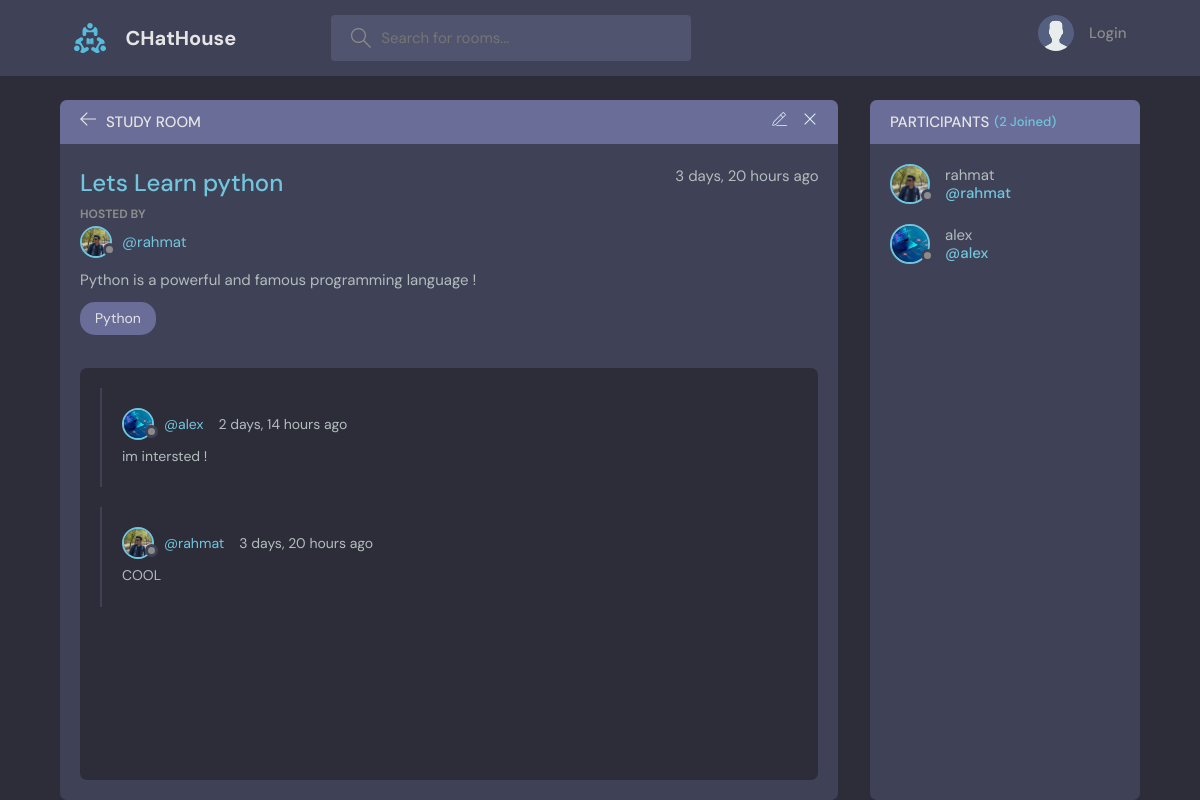
The page /room/1/ on the database its author committed.
### base/models.py (models this page shows, shortened)
class Room(models.Model):
    host = models.ForeignKey(User, on_delete=models.SET_NULL, null=True)
    topic= models.ForeignKey(Topic, on_delete=models.SET_NULL, null=True)
    name = models.CharField(max_length=200)
    description = models.TextField(null=True, blank=True)
    participants = models.ManyToManyField(User, related_name='participants', blank=True)
    updated = models.DateTimeField(auto_now=True)
    created = models.DateTimeField(auto_now_add=True)
    class Meta:
        ordering = ['-updated','-created']

class User(AbstractUser):
    name = models.CharField(max_length=200, null=True)
    email = models.EmailField(unique=True)
    bio = models.TextField(null=True)
    avatar = models.ImageField(null=True, default='avatar.svg')
    USERNAME_FIELD = 'email'
    REQUIRED_FIELDS = []

class Topic(models.Model):
    name = models.CharField(max_length=200)

class Message(models.Model):
    user = models.ForeignKey(User, on_delete=models.CASCADE)
    room = models.ForeignKey(Room, on_delete=models.CASCADE)
    body = models.TextField()
    updated = models.DateTimeField(auto_now=True)
    created = models.DateTimeField(auto_now_add=True)
    class Meta:
        ordering = ['-updated','-created']

### base/views.py (the view, shortened to what this page needs)
# urls.py: path('room/<str:pk>/', views.getRoom)
def room(request, pk):
    room = Room.objects.get(id=int(pk))
    room_messages = room.message_set.all().order_by('-created')
    participants = room.participants.all()
    context = {'room':room, 'room_messages':room_messages,'participants':participants}
    return render(request,'base/room.html',context)

### templates/base/room.html (shortened to what this page needs)
{% extends 'main.html' %} {% block content %}
<main class="profile-page layout layout--2">
  <div class="container">
    <div class="room">
      <div class="room__top">
        <div class="room__topLeft">
          <a href="{% url 'home' %}">
            <svg
              version="1.1"
              xmlns="http://www.w3.org/2000/svg"
              width="32"
              height="32"
              viewBox="0 0 32 32"
            >
              <title>arrow-left</title>
              <path
                d="M13.723 2.286l-13.723 13.714 13.719 13.714 1.616-1.611-10.96-10.96h27.625v-2.286h-27.625l10.965-10.965-1.616-1.607z"
              ></path>
            </svg>
          </a>
          <h3>Study Room</h3>
        </div>
        <div class="room__topRight">
          <a href="{% url 'update_room' room.id %}">
          </a>
          <a href="{% url 'delete_room' room.id %}">
            <svg
              version="1.1"
              xmlns="http://www.w3.org/2000/svg"
              width="32"
              height="32"
              viewBox="0 0 32 32"
            >
              <title>remove</title>
              <path
                d="M27.314 6.019l-1.333-1.333-9.98 9.981-9.981-9.981-1.333 1.333 9.981 9.981-9.981 9.98 1.333 1.333 9.981-9.98 9.98 9.98 1.333-1.333-9.98-9.98 9.98-9.981z"
              ></path>
            </svg>
          </a>
        </div>
      </div>
      <div class="room__box scroll">
        <div class="room__header scroll">
          <div class="room__info">
            <h3>{{room.name}}</h3>
            <span>{{room.created|timesince}} ago</span>
          </div>
          <div class="room__hosted">
            <p>Hosted By</p>
            <a
              href="{% url 'user_profile' room.host.id %}"
              class="room__author"
            >
              <div class="avatar avatar--small">
                <img src="{{room.host.avatar.url}}" />
              </div>
              <span>@{{room.host.username}}</span>
            </a>
          </div>
          <div class="room__details">{{room.description}}</div>
          <span class="room__topics">{{room.topic.name}}</span>
        </div>
        <div class="room__conversation">
          <div class="threads scroll">
            {% for message in room_messages %}
            <div class="thread">
              <div class="thread__top">
                <div class="thread__author">
                  <a
                    href="{% url 'user_profile' message.user.id %}"
                    class="thread__authorInfo"
                  >
                    <div class="avatar avatar--small">
                      <img src="{{message.user.avatar.url}}" />
                    </div>
                    <span>@{{message.user.username}} </span>
                  </a>
                  <span class="thread__date"
                    >{{message.created|timesince}} ago</span
                  >
                </div>
              </div>
              <div class="thread__details">{{message.body}}</div>
            </div>
            {% endfor %}
          </div>
        </div>
      </div>
    </div>
    <div class="participants">
      <h3 class="participants__top">
        Participants <span>({{participants.count}} Joined)</span>
      </h3>
      <div class="participants__list scroll">
        {% for participant in participants %}
        <a href="{% url 'user_profile' user.id %}" class="participant">
          <div class="avatar avatar--medium">
            <img src="{{participant.avatar.url}}" />
          </div>
          <p>
            {{participant.username}}
            <span>@{{participant.username}}</span>
          </p>
        </a>
        {% endfor %}
      </div>
    </div>
  </div>
</main>
{% endblock content %}

### rows shown on the page
Room: name "Lets Learn python", created "3 days, 20 hours", host.avatar (picture), host.username "rahmat", description "Python is a powerful and famous programming language !", topic.name "Python"
Message: user.avatar (picture), user.username "alex", created "2 days, 14 hours", body "im intersted !"
Message: user.avatar (picture), user.username "rahmat", created "3 days, 20 hours", body "COOL"
User: avatar (picture), username "rahmat"
User: avatar (picture), username "alex"

### other values the page prints
{{ participants.count }} "2"
